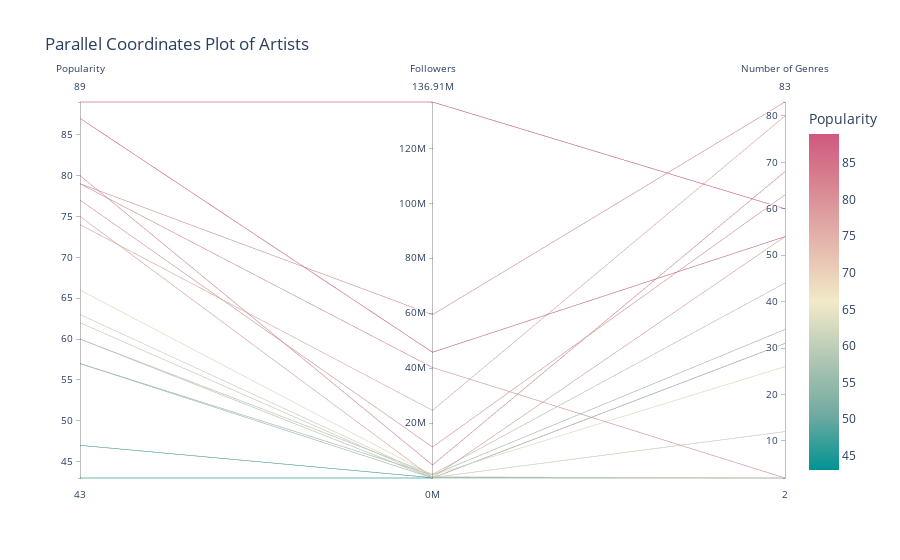

Source (notebook cell):
### Code cell
# 2. Advanced Visualization: Parallel Coordinates Plot

import plotly.express as px

# Create a new column for the number of genres per artist
df['num_genres'] = df['genres'].apply(lambda x: len(x) if x else 0)

# Create the parallel coordinates plot
fig = px.parallel_coordinates(
    df,
    dimensions=['popularity', 'followers', 'num_genres'],
    color='popularity',
    color_continuous_scale=px.colors.diverging.Tealrose,
    labels={
        'popularity': 'Popularity',
        'followers': 'Followers',
        'num_genres': 'Number of Genres'
    },
    title="Parallel Coordinates Plot of Artists"
)
fig.show()

### Figure 1 — Plotly figure (JSON) as saved in the notebook; plotly's stock layout.template omitted (floating-point values rounded to 4 significant figures)
{"data": [{"dimensions": [{"label": "Popularity", "values": [62, 63, 60, 43, 77, 75, 79, 79, 66, 74, 80, 89, 47, 57, 60, 87, 57]}, {"label": "Followers", "values": [168890, 439839, 21291, 2583, 11279279, 128182, 59452883, 40243834, 1045205, 24639088, 4730397, 136910094, 100290, 1107407, 1360967, 45790069, 29949]}, {"label": "Number of Genres", "values": [12, 2, 31, 31, 63, 54, 83, 2, 26, 80, 68, 60, 2, 34, 44, 54, 2]}], "domain": {"x": [0, 1], "y": [0, 1]}, "line": {"color": [62, 63, 60, 43, 77, 75, 79, 79, 66, 74, 80, 89, 47, 57, 60, 87, 57], "coloraxis": "coloraxis"}, "name": "", "type": "parcoords"}], "layout": {"coloraxis": {"colorbar": {"title": {"text": "Popularity"}}, "colorscale": [[0, "rgb(0, 147, 146)"], [0.1667, "rgb(114, 170, 161)"], [0.3333, "rgb(177, 199, 179)"], [0.5, "rgb(241, 234, 200)"], [0.6667, "rgb(229, 185, 173)"], [0.8333, "rgb(217, 137, 148)"], [1, "rgb(208, 88, 126)"]]}, "legend": {"tracegroupgap": 0}, "title": {"text": "Parallel Coordinates Plot of Artists"}}}
